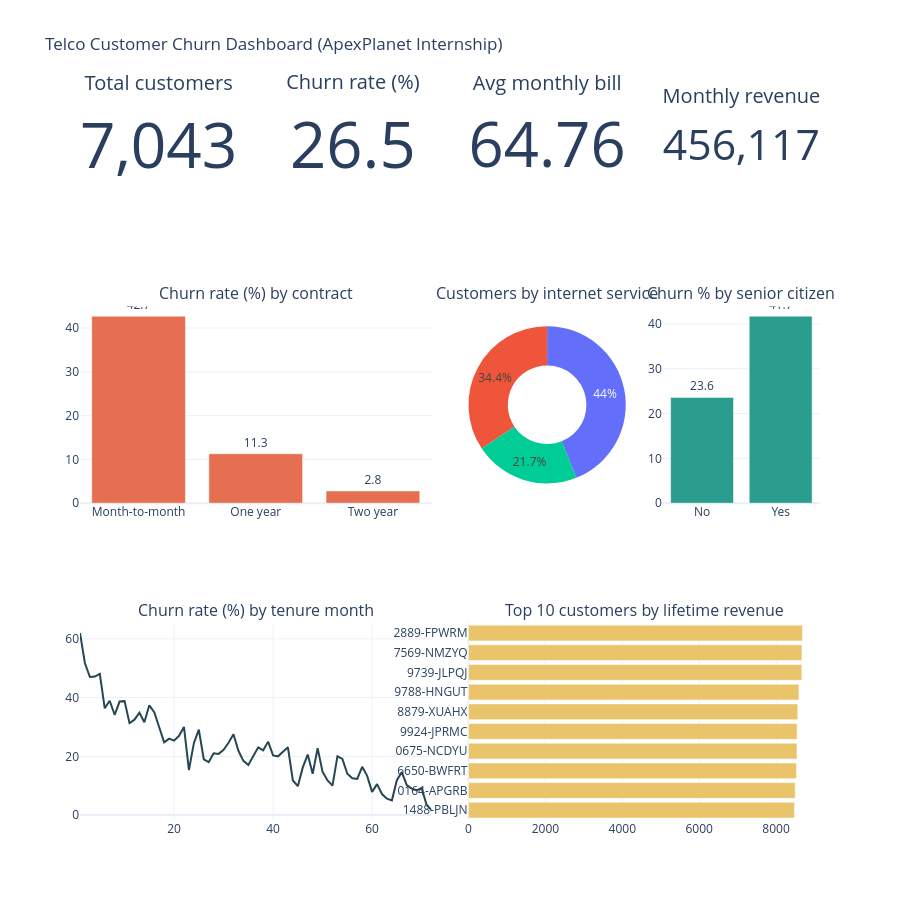

Notebook source saved alongside this figure:
### Markdown cell above
### 18. Interactive dashboard page (KPI cards + 5 charts in one HTML file)

### Code cell
total      = len(df)
churn_rate = df["churn_flag"].mean() * 100
avg_bill   = df["monthly_charges"].mean()
revenue    = df["monthly_charges"].sum()

fig = make_subplots(
    rows=3, cols=4,
    specs=[[{"type": "indicator"}] * 4,
           [{"type": "xy", "colspan": 2}, None, {"type": "domain"}, {"type": "xy"}],
           [{"type": "xy", "colspan": 2}, None, {"type": "xy", "colspan": 2}, None]],
    row_heights=[0.18, 0.41, 0.41],
    subplot_titles=("", "", "", "", "Churn rate (%) by contract", "Customers by internet service", "Churn % by senior citizen",
                    "Churn rate (%) by tenure month", "Top 10 customers by lifetime revenue"))

for col, (title, value, fmt) in enumerate([("Total customers", total, ",.0f"), ("Churn rate (%)", churn_rate, ".1f"),
                                           ("Avg monthly bill", avg_bill, ".2f"), ("Monthly revenue", revenue, ",.0f")], start=1):
    fig.add_trace(go.Indicator(mode="number", value=value, title={"text": title}, number={"valueformat": fmt}), row=1, col=col)

c = df.groupby("contract")["churn_flag"].mean().mul(100).round(1).sort_values(ascending=False)
fig.add_trace(go.Bar(x=c.index, y=c.values, marker_color="#e76f51", text=c.values, textposition="outside"), row=2, col=1)

i = df["internet_service"].value_counts()
fig.add_trace(go.Pie(labels=i.index, values=i.values, hole=0.5), row=2, col=3)

s = df.groupby("senior_citizen")["churn_flag"].mean().mul(100).round(1)
fig.add_trace(go.Bar(x=s.index, y=s.values, marker_color="#2a9d8f", text=s.values, textposition="outside"), row=2, col=4)

fig.add_trace(go.Scatter(x=by_tenure["tenure"], y=by_tenure["churn_rate"], mode="lines", line=dict(color="#264653")), row=3, col=1)

top = df.nlargest(10, "total_charges").sort_values("total_charges")
fig.add_trace(go.Bar(x=top["total_charges"], y=top["customer_id"], orientation="h", marker_color="#e9c46a"), row=3, col=3)

fig.update_layout(title="Telco Customer Churn Dashboard (ApexPlanet Internship)", height=900, showlegend=False,
                  template="plotly_white")
save_html(fig, "18_dashboard_page")
# Also save a copy as the main shareable dashboard page
fig.write_html(HTML_DIR / "telco_dashboard.html", include_plotlyjs="cdn")

### Figure 1 — Plotly figure (JSON) as saved in the notebook; plotly's stock layout.template omitted (floating-point values rounded to 4 significant figures)
{"data": [{"domain": {"x": [0, 0.2125], "y": [0.88, 1]}, "mode": "number", "number": {"valueformat": ",.0f"}, "title": {"text": "Total customers"}, "type": "indicator", "value": 7043}, {"domain": {"x": [0.2625, 0.475], "y": [0.88, 1]}, "mode": "number", "number": {"valueformat": ".1f"}, "title": {"text": "Churn rate (%)"}, "type": "indicator", "value": 26.54}, {"domain": {"x": [0.525, 0.7375], "y": [0.88, 1]}, "mode": "number", "number": {"valueformat": ".2f"}, "title": {"text": "Avg monthly bill"}, "type": "indicator", "value": 64.76}, {"domain": {"x": [0.7875, 1], "y": [0.88, 1]}, "mode": "number", "number": {"valueformat": ",.0f"}, "title": {"text": "Monthly revenue"}, "type": "indicator", "value": 456100.0}, {"marker": {"color": "#e76f51"}, "text": [42.7, 11.3, 2.8], "textposition": "outside", "type": "bar", "x": ["Month-to-month", "One year", "Two year"], "xaxis": "x", "y": [42.7, 11.3, 2.8], "yaxis": "y"}, {"domain": {"x": [0.525, 0.7375], "y": [0.44, 0.7133]}, "hole": 0.5, "labels": ["Fiber optic", "DSL", "No"], "type": "pie", "values": [3096, 2421, 1526]}, {"marker": {"color": "#2a9d8f"}, "text": [23.6, 41.7], "textposition": "outside", "type": "bar", "x": ["No", "Yes"], "xaxis": "x2", "y": [23.6, 41.7], "yaxis": "y2"}, {"line": {"color": "#264653"}, "mode": "lines", "type": "scatter", "x": [1, 2, 3, 4, 5, 6, 7, 8, 9, 10, 11, 12, 13, 14, 15, 16, 17, 18, 19, 20, 21, 22, 23, 24, 25, 26, 27, 28, 29, 30, 31, 32, 33, 34, 35, 36, 37, 38, 39, 40, 41, 42, 43, 44, 45, 46, 47, 48, 49, 50, 51, 52, 53, 54, 55, 56, 57, 58, 59, 60, 61, 62, 63, 64, 65, 66, 67, 68, 69, 70, 71, 72], "xaxis": "x3", "y": [61.99, 51.68, 47.0, 47.16, 48.12, 36.36, 38.93, 34.15, 38.66, 38.79, 31.31, 32.48, 34.86, 31.58, 37.37, 35.0, 29.89, 24.74, 26.03, 25.35, 26.98, 30.0, 15.29, 24.47, 29.11, 18.99, 18.06, 21.05, 20.83, 22.22, 24.62, 27.54, 21.88, 18.46, 17.05, 20.0, 23.08, 22.03, 25.0, 20.31, 20.0, 21.54, 23.08, 11.76, 9.836, 16.22, 20.59, 14.06, 22.73, 14.71, 11.76, 10.0, 20.0, 19.12, 14.06, 12.5, 12.31, 16.42, 13.33, 7.895, 10.53, 7.143, 5.556, 5.0, 11.84, 14.61, 10.2, 9.0, 8.421, 9.244, 3.529, 1.657], "yaxis": "y3"}, {"marker": {"color": "#e9c46a"}, "orientation": "h", "type": "bar", "x": [8478.0, 8497.0, 8530.0, 8543.0, 8547.0, 8565.0, 8594.0, 8670.0, 8672.0, 8685.0], "xaxis": "x4", "y": ["1488-PBLJN", "0164-APGRB", "6650-BWFRT", "0675-NCDYU", "9924-JPRMC", "8879-XUAHX", "9788-HNGUT", "9739-JLPQJ", "7569-NMZYQ", "2889-FPWRM"], "yaxis": "y4"}], "layout": {"annotations": [{"font": {"size": 16}, "showarrow": false, "text": "Churn rate (%) by contract", "x": 0.2375, "xanchor": "center", "xref": "paper", "y": 0.7133, "yanchor": "bottom", "yref": "paper"}, {"font": {"size": 16}, "showarrow": false, "text": "Customers by internet service", "x": 0.6313, "xanchor": "center", "xref": "paper", "y": 0.7133, "yanchor": "bottom", "yref": "paper"}, {"font": {"size": 16}, "showarrow": false, "text": "Churn % by senior citizen", "x": 0.8938, "xanchor": "center", "xref": "paper", "y": 0.7133, "yanchor": "bottom", "yref": "paper"}, {"font": {"size": 16}, "showarrow": false, "text": "Churn rate (%) by tenure month", "x": 0.2375, "xanchor": "center", "xref": "paper", "y": 0.2733, "yanchor": "bottom", "yref": "paper"}, {"font": {"size": 16}, "showarrow": false, "text": "Top 10 customers by lifetime revenue", "x": 0.7625, "xanchor": "center", "xref": "paper", "y": 0.2733, "yanchor": "bottom", "yref": "paper"}], "height": 900, "showlegend": false, "title": {"text": "Telco Customer Churn Dashboard (ApexPlanet Internship)"}, "xaxis": {"anchor": "y", "domain": [0, 0.475]}, "xaxis2": {"anchor": "y2", "domain": [0.7875, 1]}, "xaxis3": {"anchor": "y3", "domain": [0, 0.475]}, "xaxis4": {"anchor": "y4", "domain": [0.525, 1]}, "yaxis": {"anchor": "x", "domain": [0.44, 0.7133]}, "yaxis2": {"anchor": "x2", "domain": [0.44, 0.7133]}, "yaxis3": {"anchor": "x3", "domain": [0, 0.2733]}, "yaxis4": {"anchor": "x4", "domain": [0, 0.2733]}}}
